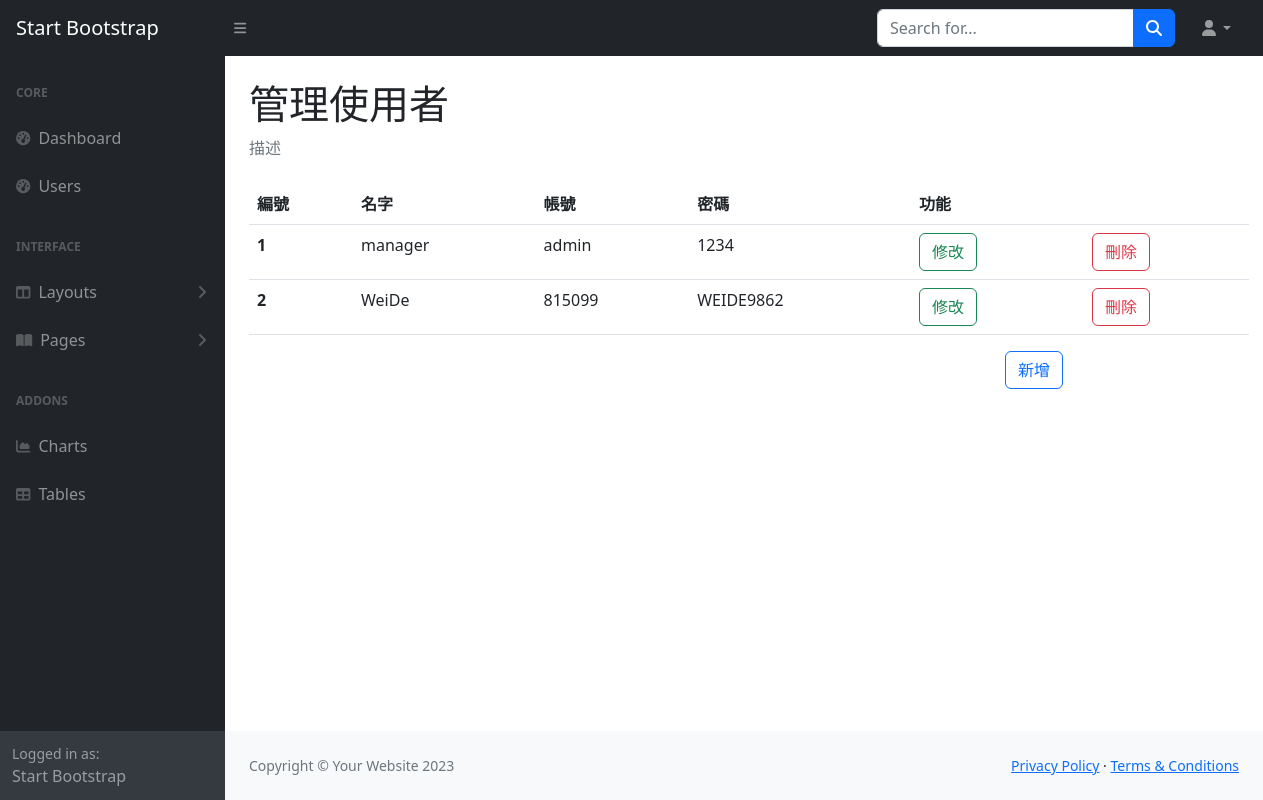
Screenshot of /users with the database file from the repository.
### tables this page shows
CREATE TABLE Users (id INTEGER PRIMARY KEY AUTOINCREMENT, name nvarchar (20), account nvarchar (40), password nvarchar (40));

### app.py (the view)
@app.route("/users")
def users():
    with get_db() as cur:
        cur.row_factory = sql.Row
        cur = cur.cursor()
        cur.execute('select * from Users')
        data = cur.fetchall()
        cur.close()
    return render_template("users.html",data = data)

### app.py (called while the page is built)
def get_db():
    db = getattr(g, '_database', None)
    if db is None:
        db = g._database = sql.connect(DATABASE)
    return db

@app.teardown_appcontext
def close_connection(exception):
    db = getattr(g, '_database', None)
    if db is not None:
        db.close()

### templates/users.html (shortened to what this page needs)
{% extends 'layout/back.html' %}
{% block main%}
<h1 class="mt-4">管理使用者</h1>
<ol class="breadcrumb mb-4">
  <li class="breadcrumb-item active">描述</li>
</ol>
<table class="table", style="width: 1000px;">
    <thead>
      <tr>
        <th scope="col">編號</th>
        <th scope="col">名字</th>
        <th scope="col">帳號</th>
        <th scope="col">密碼</th>
        <th scope="col">功能</th>
      </tr>
    </thead>
    <tbody>
      {% for i in range(data|length) %}
      <tr>
        <th scope="row">{{ i+1 }}</th>
        <td>{{ data[i].name }}</td>
        <td>{{ data[i].account }}</td>
        <td>{{ data[i].password }}</td>
        <td>
          <div class="row">
            <div class="col">
              <a type="button" class="btn btn-outline-success" href="/edit/{{ data[i].id }}">修改</a>
            </div>
            <div class="col">
              <form action="/deleteuser/{{ data[i].id }}" method="post">
              <button class="btn btn-outline-danger" onclick="if(confirm('您確定要刪除嗎？')) return true;else return false">刪除</button>
            </form>
            </div>
          </div>
        </td>
      </tr>
      {% endfor %}
    </tbody>
  </table>
<button type="button" class="btn btn-outline-primary" data-bs-toggle="modal" data-bs-target="#create" style="right: 200px; position: absolute;">
  新增
</button>
{% block modal %}
</div>
{% endblock modal %}
{% endblock main%}

### rows the page displays
Users: name "manager", account "admin", password "1234"
Users: name "WeiDe", account "815099", password "WEIDE9862"

### other values shown
{{ i+1 }} "1" "2"
